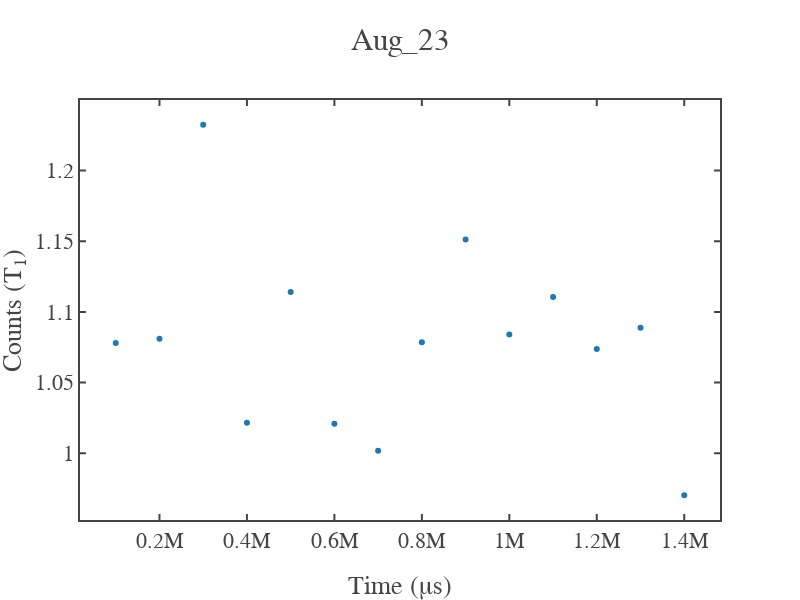
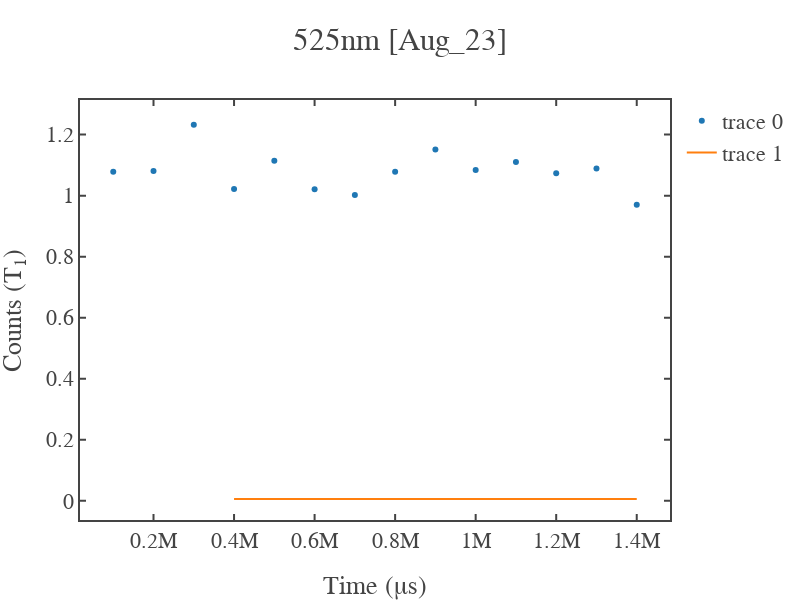

Notebook source saved alongside these figures, in order:
### Code cell
x=load_data['time_axis'][1:]
y=signal_photon[1:]

# x_fit,y_fit,coefficient,error_bars = fit_func(x,y,fit_range=np.array([0.4e6,1.5e6]),func='exp',guess_params=np.array([0.7,0.9,0.5e6]))

fig1 = simple_plot(x,y,show=True,x_name = "Time (&mu;s)",y_name = "Counts (T<sub>1</sub>)",mode='markers',title=f'{date}')
fig2 = simple_plot(x_fit,y_fit,show=False,x_name = "Time (&mu;s)",y_name = "Counts (T<sub>1</sub>)",mode='lines',title=f'{date}')

add_figures([fig1,fig2],show=True,x_name = "Time (&mu;s)",y_name = "Counts (T<sub>1</sub>)",mode='markers',title=f'525nm [{date}]')

### Figure 1 — Plotly figure (JSON) as saved in the notebook; plotly's stock layout.template omitted (floating-point values rounded to 4 significant figures)
{"data": [{"mode": "markers", "type": "scatter", "x": [100020, 200020, 300020, 400020, 500020, 600020, 700020, 800020, 900020, 1000020, 1100020, 1200020, 1300020, 1400020], "y": [1.078, 1.081, 1.232, 1.022, 1.114, 1.021, 1.002, 1.078, 1.151, 1.084, 1.11, 1.074, 1.089, 0.9704]}], "layout": {"height": 600, "title": {"text": "Aug_23"}, "width": 800, "xaxis": {"autorange": true, "range": [18270.0, 1482000.0], "title": {"text": "Time (&mu;s)"}, "type": "linear"}, "yaxis": {"autorange": true, "range": [0.9529, 1.25], "title": {"text": "Counts (T<sub>1</sub>)"}, "type": "linear"}}}

### Figure 2 — Plotly figure (JSON) as saved in the notebook; plotly's stock layout.template omitted (floating-point values rounded to 4 significant figures)
{"data": [{"mode": "markers", "type": "scatter", "x": [100020, 200020, 300020, 400020, 500020, 600020, 700020, 800020, 900020, 1000020, 1100020, 1200020, 1300020, 1400020], "y": [1.078, 1.081, 1.232, 1.022, 1.114, 1.021, 1.002, 1.078, 1.151, 1.084, 1.11, 1.074, 1.089, 0.9704]}, {"mode": "lines", "type": "scatter", "x": [400020, 500020, 600020, 700020, 800020, 900020, 1000020, 1100020, 1200020, 1300020, 1400020], "y": [0.005992, 0.00601, 0.006027, 0.006044, 0.006061, 0.006078, 0.006095, 0.006112, 0.006129, 0.006146, 0.006163]}], "layout": {"height": 600, "title": {"text": "525nm [Aug_23]"}, "width": 800, "xaxis": {"autorange": true, "range": [17450.0, 1483000.0], "title": {"text": "Time (&mu;s)"}, "type": "linear"}, "yaxis": {"autorange": true, "range": [-0.06282, 1.313], "title": {"text": "Counts (T<sub>1</sub>)"}, "type": "linear"}}}
